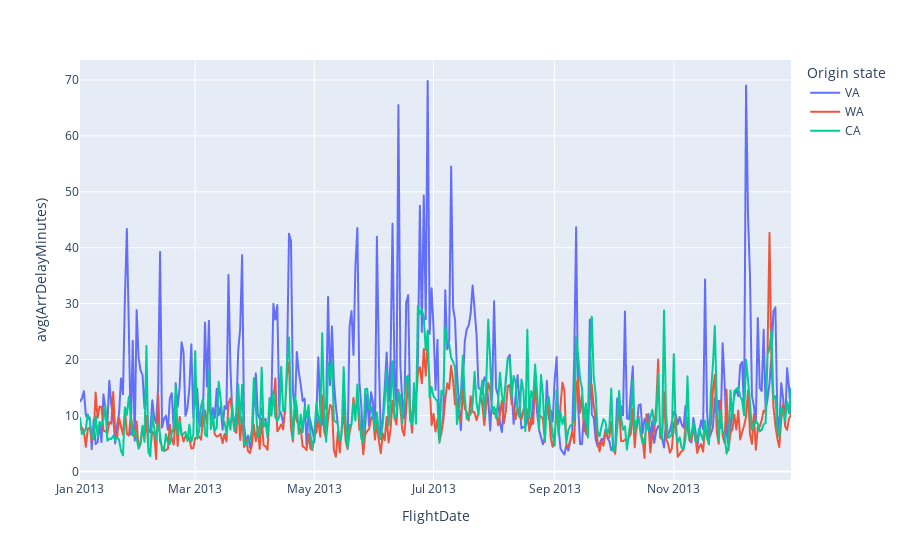

The code cell stored with this chart in its notebook:
### Code cell
states = ['VA', 'CA', 'WA']
plot_mean_dep_delay_per_origin(flights_df, states, "ORIGIN_STATE", "Daily")

### Figure 1 — Plotly figure (JSON) as saved in the notebook; plotly's stock layout.template omitted (floating-point values rounded to 4 significant figures; data arrays with more than 128 entries replaced by an {"elided": "..."} marker saying what was removed)
{"data": [{"hovertemplate": "Origin state=VA<br>FlightDate=%{x}<br>avg(ArrDelayMinutes)=%{y}<extra></extra>", "legendgroup": "VA", "line": {"color": "#636efa", "dash": "solid"}, "marker": {"symbol": "circle"}, "mode": "lines", "name": "VA", "showlegend": true, "type": "scattergl", "x": {"elided": "365 str values"}, "xaxis": "x", "y": {"elided": "365 float values"}, "yaxis": "y"}, {"hovertemplate": "Origin state=WA<br>FlightDate=%{x}<br>avg(ArrDelayMinutes)=%{y}<extra></extra>", "legendgroup": "WA", "line": {"color": "#EF553B", "dash": "solid"}, "marker": {"symbol": "circle"}, "mode": "lines", "name": "WA", "showlegend": true, "type": "scattergl", "x": {"elided": "365 str values"}, "xaxis": "x", "y": {"elided": "365 float values"}, "yaxis": "y"}, {"hovertemplate": "Origin state=CA<br>FlightDate=%{x}<br>avg(ArrDelayMinutes)=%{y}<extra></extra>", "legendgroup": "CA", "line": {"color": "#00cc96", "dash": "solid"}, "marker": {"symbol": "circle"}, "mode": "lines", "name": "CA", "showlegend": true, "type": "scattergl", "x": {"elided": "365 str values"}, "xaxis": "x", "y": {"elided": "365 float values"}, "yaxis": "y"}], "layout": {"legend": {"title": {"text": "Origin state"}, "tracegroupgap": 0}, "margin": {"t": 60}, "xaxis": {"anchor": "y", "domain": [0, 1], "title": {"text": "FlightDate"}}, "yaxis": {"anchor": "x", "domain": [0, 1], "title": {"text": "avg(ArrDelayMinutes)"}}}}
